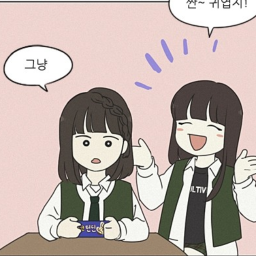
#> input picture preprocess/input/-101_21.png, 256 x 256 px
$ python -i get_actual_toon_data.py   (imports and definitions only)
#> lines starting #> are read from the running program, lines starting #| are printed output that depends on the picture; after the words box and inside, x2 and y2 are one past the last pixel; in counts of white or black regions, pixels touching at a corner belong together
from selenium import webdriver
import time
import urllib.request
import cv2
import numpy as np
import os
import math
import argparse
import natsort
import shutil
from PIL import Image

# [181 lines left out: functions webcrawling, linkimg, cutdetector_rough, cutdetector, not called in this run]
def cut_crop(path,save_path):
#> called with path = '../input/-101_21.png', save_path = 'out.png'
    img=cv2.imread(path)
#> img is the input picture: shape (256, 256, 3); mean B, G, R 171.4, 177.4, 191.3
    gray = cv2.cvtColor(img, cv2.COLOR_BGR2GRAY)
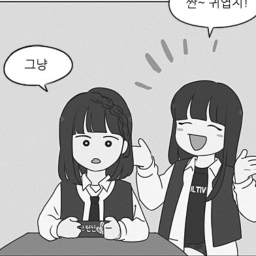
#> gray: shape (256, 256); min 6, max 255, mean 180.9
    th, threshed = cv2.threshold(gray, 240, 255, cv2.THRESH_BINARY_INV)
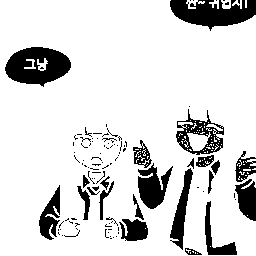
#> threshed: shape (256, 256); 84.8% white; 107 black regions (81 under 20 px), largest, box (x1, y1, x2, y2) and area: (5, 47, 71, 87) 1765, (170, 0, 256, 31) 1664, (138, 163, 173, 209) 900
    kernel = cv2.getStructuringElement(cv2.MORPH_ELLIPSE, (11,11))
    morphed = cv2.morphologyEx(threshed, cv2.MORPH_CLOSE, kernel)
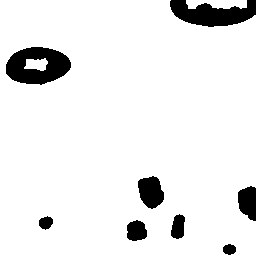
#> morphed: shape (256, 256); 92.2% white; 8 black regions
    cnts = cv2.findContours(morphed, cv2.RETR_EXTERNAL, cv2.CHAIN_APPROX_SIMPLE)[-2]
#> cnts = 2 contours; box (x1, y1, x2, y2) and area: (0, 0, 256, 256) 62594, (186, 0, 247, 9) 366
    cnt = sorted(cnts, key=cv2.contourArea)
#> cnt has the same summary as cnts
    print(len(cnt))
#| 2
    for i in range (len(cnt)):
        border=0
        x,y,w,h = cv2.boundingRect(cnt[i])
#> x = 186; y = 0; w = 61; h = 9
        dst = img[y:y+h, x:x+w]
        cv2.imwrite(save_path+'_'+str(i)+".png", dst)
        cutcrop=cv2.imread(save_path+'_'+str(i)+".png")
        if h>w:
            dst_=cv2.copyMakeBorder(cutcrop,0,0,int((h-w)/2),int((h-w)/2),cv2.BORDER_CONSTANT,(255,255,255))
        else:
            dst_=cv2.copyMakeBorder(cutcrop,int((w-h)/2),int((w-h)/2),0,0,cv2.BORDER_CONSTANT,(255,255,255))
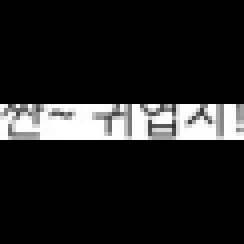
#> dst_: shape (61, 61, 3) (shown 4 times larger); min 0, max 255, mean 31
        scale = cv2.resize(dst_,(512,512),interpolation=cv2.INTER_LINEAR)
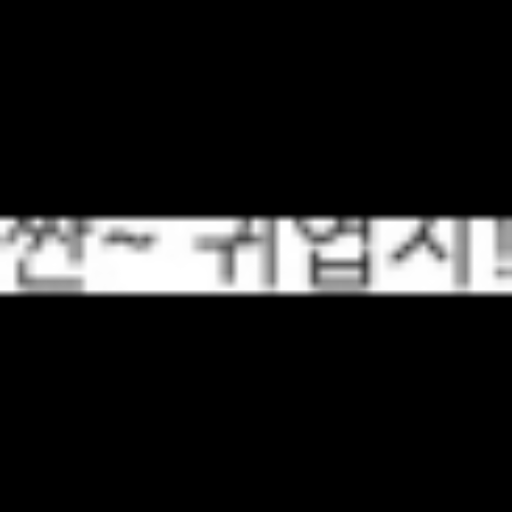
#> scale: shape (512, 512, 3); min 0, max 255, mean 31
        cv2.imwrite(save_path+'_'+str(i)+".png",scale)

# [29 lines not run here, left out]
    #delete folder(webcrawlingimp, cuts)
    #shutil.rmtree('./webcrawlingimg')
    #shutil.rmtree('./cuts')d

>>> result = cut_crop('../input/-101_21.png', 'out.png')
